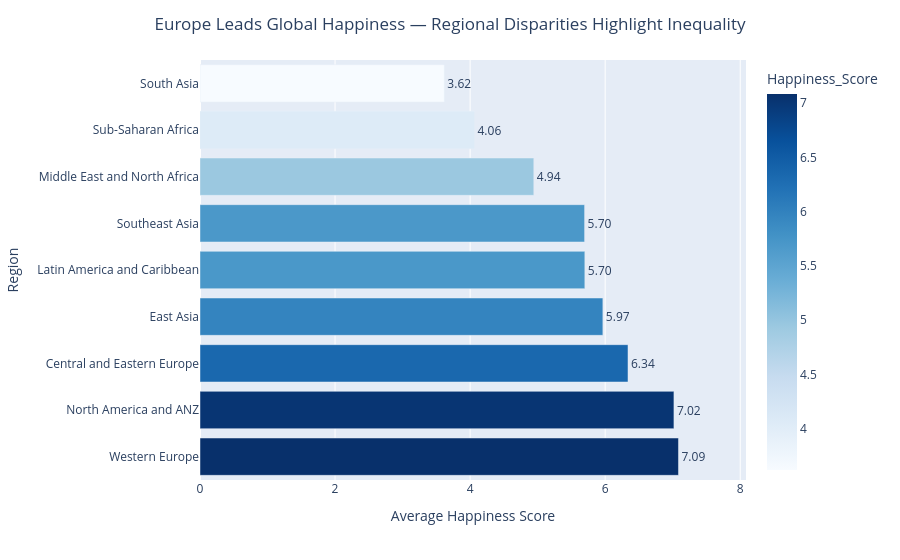

Source (notebook cell):
### Markdown cell above
---
## Task 1 — Regional Comparison Bar Chart

**What to build:** A horizontal bar chart showing the **average happiness score by region**, sorted from highest to lowest.

**Requirements:**
- Horizontal orientation (category names are long)
- Sorted by score, descending (so the happiest region is at the top)
- Zero baseline on x-axis
- At least one design choice that goes beyond the Plotly default (colour, annotation, labels, etc.)
- An insight title that answers: *which region stands out and why does it matter?*

**Hint:** Use `df.groupby('Region')['Happiness_Score'].mean()` to compute the averages.

### Code cell
# Task 1: Regional comparison bar chart
# -------------------------------------

# Step 1: Compute average happiness score by region
region_avg = (df.groupby('Region')['Happiness_Score']
              .mean()
              .reset_index()
              .sort_values('Happiness_Score'))  # sort for horizontal bar

print(region_avg)
region_avg_sorted = region_avg.sort_values('Happiness_Score', ascending=False)

# we are Creating horizontal bar chart
fig = px.bar(
    region_avg_sorted,
    x='Happiness_Score',
    y='Region',
    orientation='h',
    text='Happiness_Score',
    color='Happiness_Score',  # adds visual gradient
    color_continuous_scale='Blues'
)

# Improve layout (beyond defaults)
fig.update_layout(
    title="Europe Leads Global Happiness — Regional Disparities Highlight Inequality",
    xaxis_title="Average Happiness Score",
    yaxis_title="Region",
    xaxis=dict(range=[0, region_avg_sorted['Happiness_Score'].max() + 1]),  # zero baseline
    title_x=0.5
)

# Format text labels
fig.update_traces(texttemplate='%{text:.2f}', textposition='outside')

# Show chart
fig.show()

### Figure 1 — Plotly figure (JSON) as saved in the notebook; plotly's stock layout.template omitted (floating-point values rounded to 4 significant figures)
{"data": [{"hovertemplate": "Happiness_Score=%{marker.color}<br>Region=%{y}<extra></extra>", "legendgroup": "", "marker": {"color": [7.086, 7.018, 6.338, 5.966, 5.699, 5.695, 4.943, 4.065, 3.618], "coloraxis": "coloraxis", "pattern": {"shape": ""}}, "name": "", "orientation": "h", "showlegend": false, "text": [7.086, 7.018, 6.338, 5.966, 5.699, 5.695, 4.943, 4.065, 3.618], "textposition": "outside", "texttemplate": "%{text:.2f}", "type": "bar", "x": [7.086, 7.018, 6.338, 5.966, 5.699, 5.695, 4.943, 4.065, 3.618], "xaxis": "x", "y": ["Western Europe", "North America and ANZ", "Central and Eastern Europe", "East Asia", "Latin America and Caribbean", "Southeast Asia", "Middle East and North Africa", "Sub-Saharan Africa", "South Asia"], "yaxis": "y"}], "layout": {"barmode": "relative", "coloraxis": {"colorbar": {"title": {"text": "Happiness_Score"}}, "colorscale": [[0, "rgb(247,251,255)"], [0.125, "rgb(222,235,247)"], [0.25, "rgb(198,219,239)"], [0.375, "rgb(158,202,225)"], [0.5, "rgb(107,174,214)"], [0.625, "rgb(66,146,198)"], [0.75, "rgb(33,113,181)"], [0.875, "rgb(8,81,156)"], [1, "rgb(8,48,107)"]]}, "legend": {"tracegroupgap": 0}, "margin": {"t": 60}, "title": {"text": "Europe Leads Global Happiness — Regional Disparities Highlight Inequality", "x": 0.5}, "xaxis": {"anchor": "y", "domain": [0, 1], "range": [0, 8.086], "title": {"text": "Average Happiness Score"}}, "yaxis": {"anchor": "x", "domain": [0, 1], "title": {"text": "Region"}}}}
